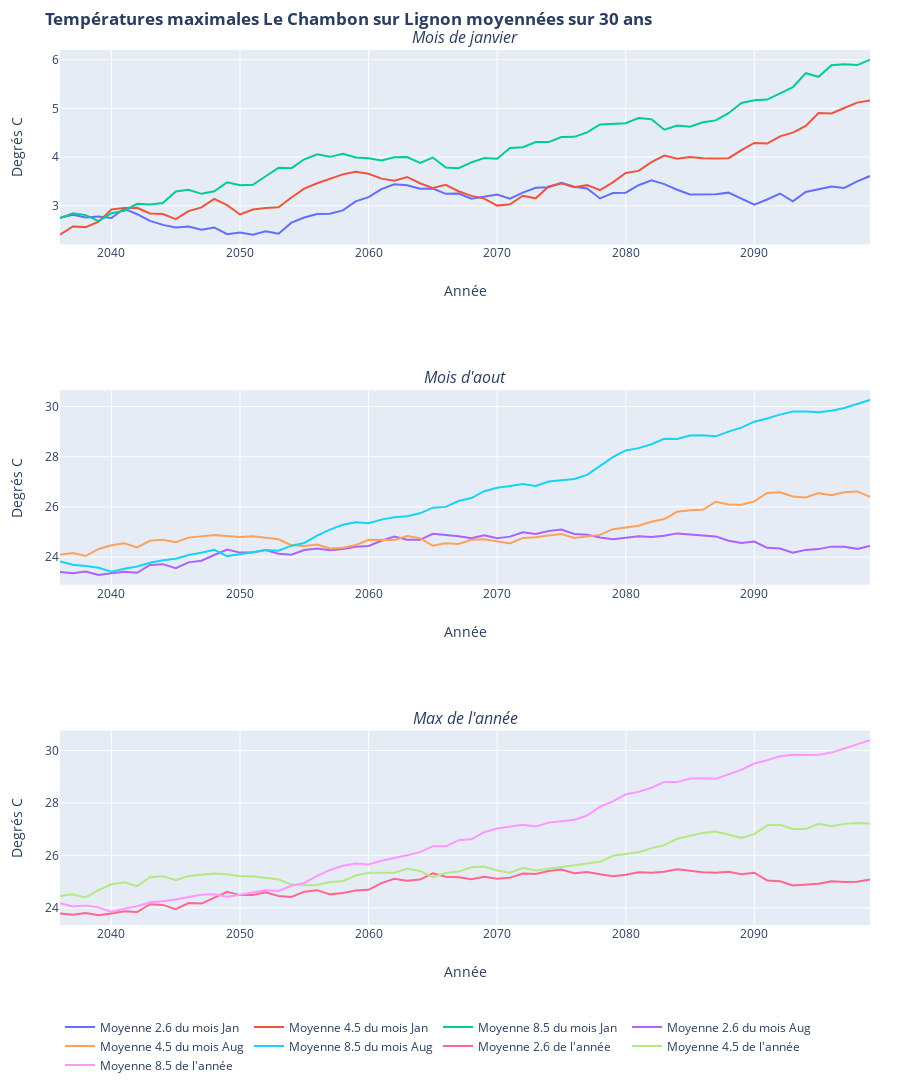

The notebook cell saved with this chart:
### Markdown cell above
#### Diagramme Le Chambon sur Lignon
Le diagramme ci-dessous  représente l'évolution sur `yearPeriod` années de la température dans la région Lyonnaise.(Décommenter la dernière ligne du bloc pour afficher la figure)

### Code cell
q = 0
trace26_0 = go.Scatter(
    x = LeCh_year[firstPlotYear:lastPlotYear],
    y = moyMAreaInterval_LeCh_26[q,:],
    name ='Moyenne 2.6 du mois %s'%LeCh_month[calcMonth[q]]
)
trace45_0 = go.Scatter(
    x = LeCh_year[firstPlotYear:lastPlotYear],
    y = moyMAreaInterval_LeCh_45[q,:],
    name ='Moyenne 4.5 du mois %s'%LeCh_month[calcMonth[q]]
)
trace85_0 = go.Scatter(
    x = LeCh_year[firstPlotYear:lastPlotYear],
    y = moyMAreaInterval_LeCh_85[q,:],
    name ='Moyenne 8.5 du mois %s'%LeCh_month[calcMonth[q]]
)

q = 1
trace26_1 = go.Scatter(
    x = LeCh_year[firstPlotYear:lastPlotYear],
    y = moyMAreaInterval_LeCh_26[q,:],
    name ='Moyenne 2.6 du mois %s'%LeCh_month[calcMonth[q]]
)
trace45_1 = go.Scatter(
    x = LeCh_year[firstPlotYear:lastPlotYear],
    y = moyMAreaInterval_LeCh_45[q,:],
    name ='Moyenne 4.5 du mois %s'%LeCh_month[calcMonth[q]]
)

trace85_1 = go.Scatter(
    x = LeCh_year[firstPlotYear:lastPlotYear],
    y = moyMAreaInterval_LeCh_85[q,:],
    name ='Moyenne 8.5 du mois %s'%LeCh_month[calcMonth[q]]
)

q = 2
trace26_2 = go.Scatter(
    x = LeCh_year[firstPlotYear:lastPlotYear],
    y = moyMAreaInterval_LeCh_26[q,:],
    name ="Moyenne 2.6 de l'année"
)
trace45_2 = go.Scatter(
    x = LeCh_year[firstPlotYear:lastPlotYear],
    y = moyMAreaInterval_LeCh_45[q,:],
    name ="Moyenne 4.5 de l'année"
)

trace85_2 = go.Scatter(
    x = LeCh_year[firstPlotYear:lastPlotYear],
    y = moyMAreaInterval_LeCh_85[q,:],
    name ="Moyenne 8.5 de l'année"
)

fig = subplots.make_subplots(rows=3, 
                          cols=1, 
                          subplot_titles=("<i>Mois de janvier</i>","<i>Mois d'aout</i>","<i>Max de l'année</i>"))

fig.append_trace(trace26_0, 1, 1)
fig.append_trace(trace45_0, 1, 1)
fig.append_trace(trace85_0, 1, 1)
fig.append_trace(trace26_1, 2, 1)
fig.append_trace(trace45_1, 2, 1)
fig.append_trace(trace85_1, 2, 1)
fig.append_trace(trace26_2, 3, 1)
fig.append_trace(trace45_2, 3, 1)
fig.append_trace(trace85_2, 3, 1)

fig.update_xaxes(title_text="Année", row=1, col=1)
fig.update_xaxes(title_text="Année", row=2, col=1)
fig.update_xaxes(title_text="Année", row=3, col=1)

fig.update_yaxes(title_text="Degrés C", row=1, col=1)
fig.update_yaxes(title_text="Degrés C", row=2, col=1)
fig.update_yaxes(title_text="Degrés C", row=3, col=1)

fig['layout']['margin'] = {'l': 60, 'r': 30, 'b': 50, 't': 50}
fig['layout'].update(autosize = False, height=1200, width=900, title='<b>Températures maximales Le Chambon sur Lignon moyennées sur 30 ans</b>')

fig.update_layout(legend_orientation="h")

py.iplot(fig, filename='basic-line')
